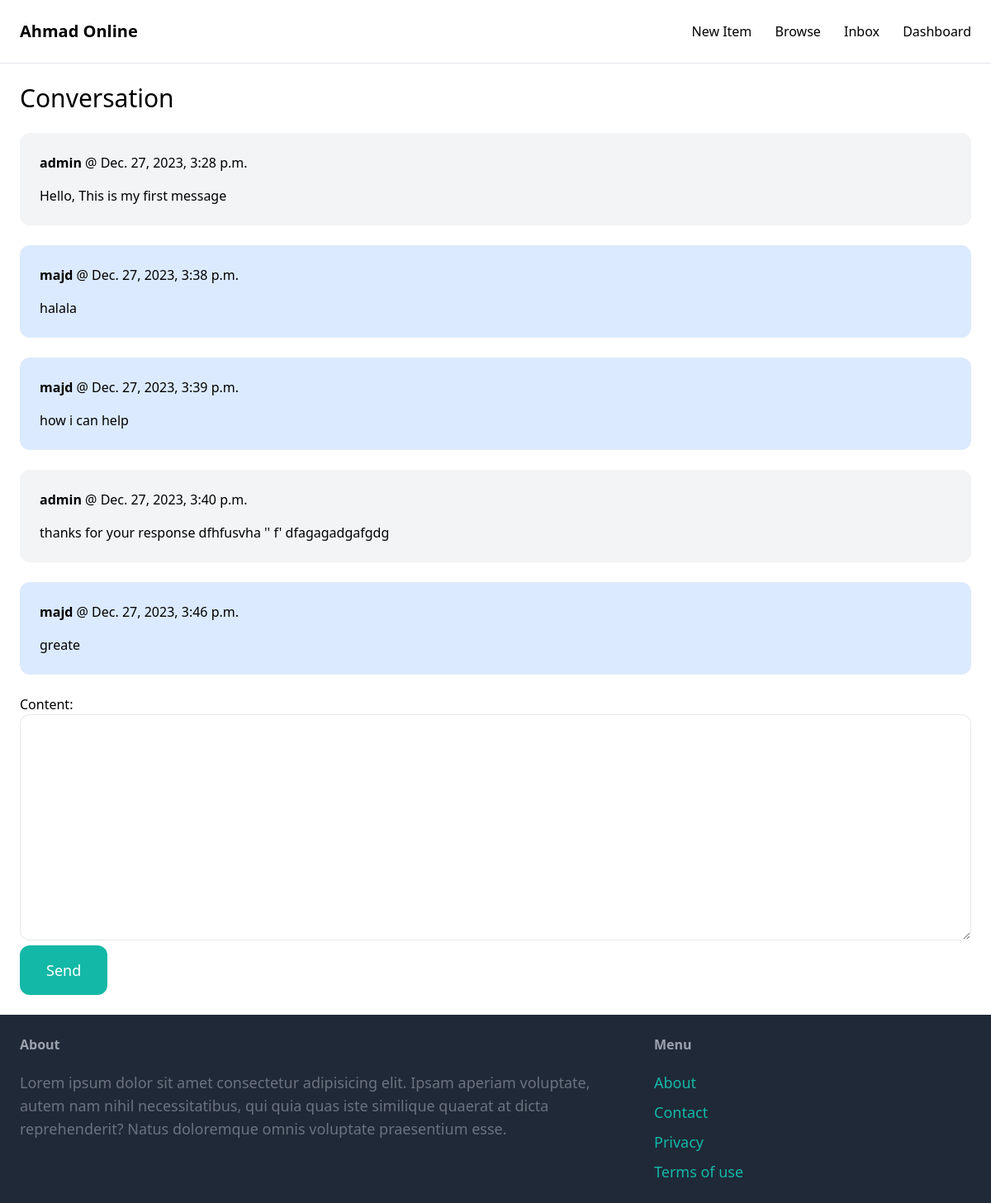
Screenshot of /inbox/1/ (signed in) with the database file from the repository.
### conversation/models.py (models this page shows)
class ConversationMessage(models.Model):
    conversation=models.ForeignKey(Conversation, related_name='messages',on_delete=models.CASCADE)
    content=models.TextField()
    created_at=models.DateTimeField(auto_now_add=True)
    created_by=models.ForeignKey(User, related_name='craeted_messages', on_delete=models.CASCADE)

### conversation/views.py (the view)
# urls.py: path('<int:pk>/', views.detail, name='detail'),
@login_required
def detail(request, pk):
    conversation = Conversation.objects.filter(members__in=[request.user.id]).get(pk=pk)
    if request.method == 'POST':
        form = ConversationMessageForm(request.POST)
        if form.is_valid():
            conversation_message = form.save(commit=False)
            conversation_message.conversation = conversation
            conversation_message.created_by = request.user
            conversation_message.save()
            conversation.save()
            return redirect('conversation:detail', pk=pk)
    else:
        form = ConversationMessageForm()
    return render(request, 'conversation/detail.html', {
        'conversation': conversation,
        'form': form
    })

### conversation/forms.py
class ConversationMessageForm(forms.ModelForm):
    class Meta:
        model = ConversationMessage
        fields = ('content',)
        widgets = {
            'content': forms.Textarea(attrs={
                'class': 'w-full py-4 px-6 rounded-xl border'
            })
        }

### conversation/templates/conversation/detail.html (shortened to what this page needs)
{% extends 'core/base.html' %}
{% block content %}
<h1 class="mb-6 text-3xl">Conversation</h1>
<div class="space-y-6">
    {% for message in conversation.messages.all %}
        <div class="p-6 flex {% if message.created_by == request.user %}bg-blue-100{% else %}bg-gray-100{% endif %} rounded-xl">
            <div>
                <p class="mb-4"><strong>{{ message.created_by.username }}</strong> @ {{ message.created_at }}</p>
                <p>{{ message.content }}</p>
            </div>
        </div>
    {% endfor %}
</div>
<form method="post" action="." class="mt-6">
    {{ form.as_p }}
    <button class="py-4 px-8 text-lg bg-teal-500 hover:bg-teal-700 rounded-xl text-white">Send</button>
</form>
{% endblock %}

### rows the page displays
ConversationMessage: created_by.username "admin", created_at "Dec. 27, 2023, 3:28 p.m.", content "Hello, This is my first message"
ConversationMessage: created_by.username "majd", created_at "Dec. 27, 2023, 3:38 p.m.", content "halala"
ConversationMessage: created_by.username "majd", created_at "Dec. 27, 2023, 3:39 p.m.", content "how i can help"
ConversationMessage: created_by.username "admin", created_at "Dec. 27, 2023, 3:40 p.m.", content "thanks for your response dfhfusvha '' f' dfagagadgafgdg"
ConversationMessage: created_by.username "majd", created_at "Dec. 27, 2023, 3:46 p.m.", content "greate"
